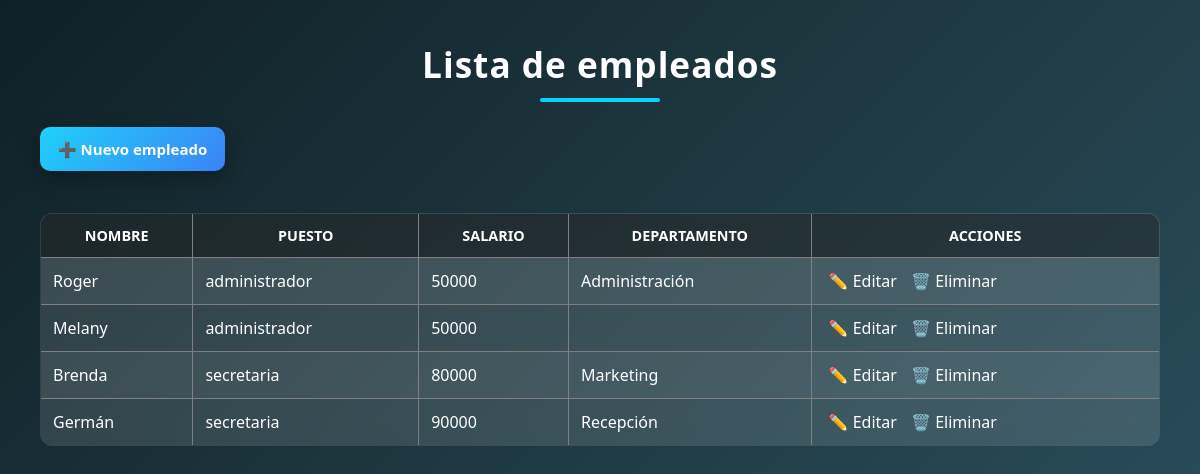
/empleados_listar.php, run on the app's committed database.
### tables this page shows
CREATE TABLE "empleados" (
	"id_empleado"	INTEGER,
	"nombre"	TEXT NOT NULL,
	"puesto"	TEXT,
	"salario"	REAL,
	"id_departamento"	INTEGER,
	PRIMARY KEY("id_empleado" AUTOINCREMENT)
);

CREATE TABLE "departamento" (
	"id_departamento"	INTEGER,
	"nombre"	TEXT,
	"descripcion"	TEXT,
	"responsable"	TEXT,
	PRIMARY KEY("id_departamento" AUTOINCREMENT)
);

### public/empleados_listar.php (the view, shortened to what this page needs)
<?php
require_once "../conexion.php";
$sql = "
SELECT
   e.id_empleado,
e.nombre,
e.puesto,
e.salario,
d.nombre AS departamento
FROM empleados AS e
    LEFT JOIN departamento AS d
    ON e.id_departamento = d.id_departamento
";
$stmt = $db->prepare($sql);
$stmt->execute();
$empleados = $stmt->fetchAll(PDO::FETCH_ASSOC);
?>
<!DOCTYPE html>
<html lang="es">
    <head>
        <link rel="stylesheet" href="css/estilos.css">
    </head>
    <body>
        <h2>Lista de empleados</h2>
        <a href="empleados_nuevo.php" class="btn-nuevo">
             ➕ Nuevo empleado
        </a>
        <br><br>
        <table border="1" cellpadding="5">
            <tr>
                <th>nombre</th>
                <th>Puesto</th>
                <th>salario</th>
                <th>Departamento</th>
                <th>Acciones</th>
            </tr>
            <?php foreach ($empleados as $e): ?>
                <tr>
                    <td><?= $e['nombre'] ?></td>
                    <td><?= $e['puesto'] ?></td>
                    <td><?= $e['salario'] ?></td>
                    <td><?= $e['departamento'] ?></td>
                <td>
                    <a href="empleados_editar.php?id=<?= $e['id_empleado'] ?>"> ✏️ Editar</a>
                    <a href="empleados_eliminar.php?id=<?= $e['id_empleado'] ?>"
                    onclick="return confirm('¿Seguro que quiere eliminar este empleado?')">
                    🗑️ Eliminar
                </a>
            </td>
            </tr>
                <?php endforeach; ?>
        </table>
    </body>
</html>

### public/css/estilos.css (style rules this page uses)
* { margin: 0; padding: 0; box-sizing: border-box; font-family: "segoe UI", Tahoma, sans-serif; }
body { min-height: 100vh; background: linear-gradient(135deg, #0f2027, #203a43, #2c5364); color: #fff; padding: 40px; }
h1, h2 { text-align: center; margin-bottom: 25px; font-size: 2.2rem; letter-spacing: 1px; }
h2::after { content: ""; display: block; width: 120px; height: 4px; background: #00d4ff; margin: 10px auto 0; border-radius: 5px; }
table { width: 100%; border-collapse: collapse; background: rgba(255, 255, 255, 0.12); backdrop-filter: blur(10px); border-radius: 12px; overflow: hidden; }
th { background: rgba(0, 0, 0, 0.4); padding: 12px; text-transform: uppercase; font-size: 0.9rem; }
td { padding: 12px; text-align: center, }
tr:nth-child(even) { background: rgba(255, 255, 255, 0.05); }
td a { color: #fff; text-decoration: none; margin: 0 5px; }
.btn-nuevo { display: inline-flex; align-items: center; gap: 8px; margin-bottom: 20px; padding: 12px 18px; background: linear-gradient(135deg, #1fd1f9, #3b82f6); color: #ffffff; text-decoration: none; font-weight: 600; font-size: 15px; border-radius: 10px; box-shadow: 0 8px 20px rgba(0, 0, 0, 0.25); transition: all 0.3s ease; }

### data on the page
empleados: nombre "Roger", puesto "administrador", salario "50000", id_departamento.nombre "Administración"
empleados: nombre "Melany", puesto "administrador", salario "50000"
empleados: nombre "Brenda", puesto "secretaria", salario "80000", id_departamento.nombre "Marketing"
empleados: nombre "Germán", puesto "secretaria", salario "90000", id_departamento.nombre "Recepción"
